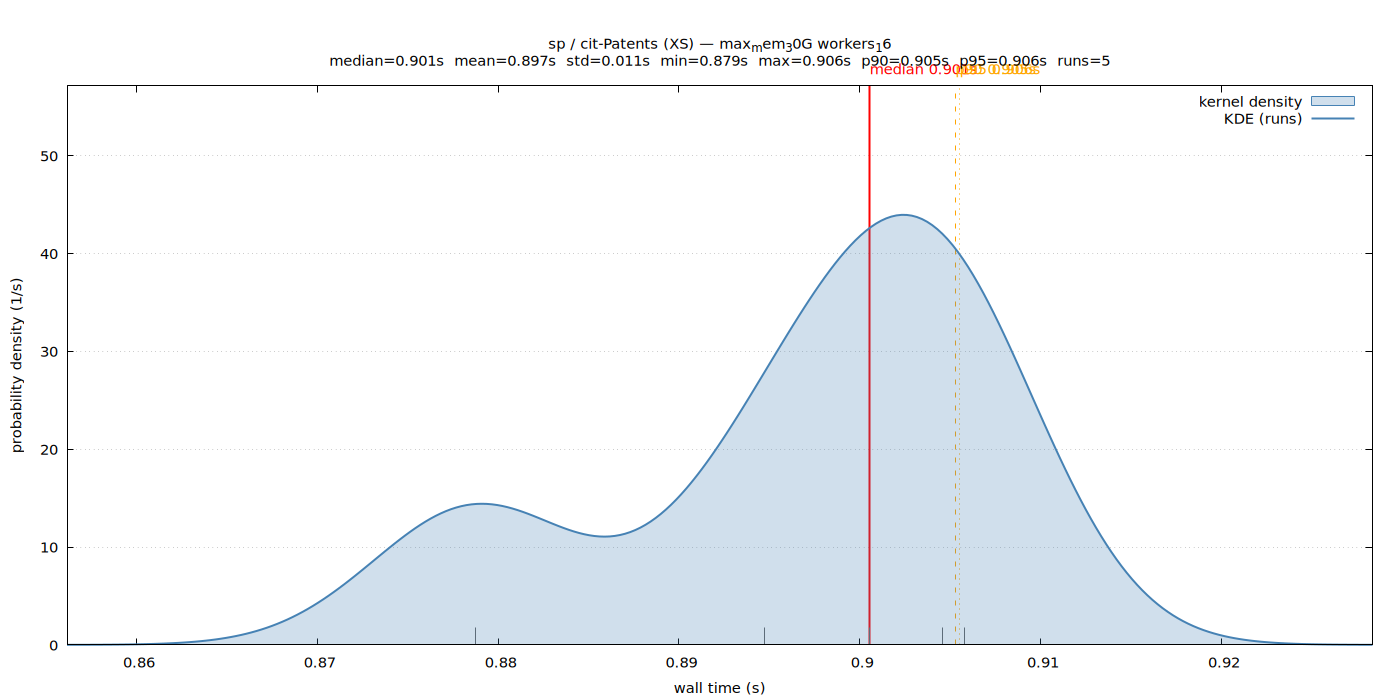

Generate this figure with gnuplot:
set terminal pngcairo size 1400,700 enhanced font 'Sans,11'
set output '/home/ubuntu/nvm/gfrs/sp/XS/cit-Patents/max_mem_30G_workers_16/wall_time.png'
set title "sp / cit-Patents (XS) — max_mem_30G workers_16\nmedian=0.901s  mean=0.897s  std=0.011s  min=0.879s  max=0.906s  p90=0.905s  p95=0.906s  runs=5"
set xlabel 'wall time (s)'
set ylabel 'probability density (1/s)'
set tmargin 5
set yrange [0:57.1338]
set xrange [0.856158:0.928356]
set grid y
set key top right
set arrow from 0.900550,0 to 0.900550,57.1338 nohead lc rgb 'red' lw 2
set label 'median 0.901s' at 0.900550,57.1338 offset char 0,1 tc rgb 'red'
set arrow from 0.905293,0 to 0.905293,57.1338 nohead lc rgb 'orange' lw 1 dt 2
set label 'p90 0.905s' at 0.905293,57.1338 offset char 0,1 tc rgb 'orange'
set arrow from 0.905533,0 to 0.905533,57.1338 nohead lc rgb 'orange' lw 1 dt 3
set label 'p95 0.906s' at 0.905533,57.1338 offset char 0,1 tc rgb 'orange'
set arrow from 0.878740,0 to 0.878740,1.75796 nohead lc rgb '#666666' lw 1
set arrow from 0.905773,0 to 0.905773,1.75796 nohead lc rgb '#666666' lw 1
set arrow from 0.904573,0 to 0.904573,1.75796 nohead lc rgb '#666666' lw 1
set arrow from 0.900550,0 to 0.900550,1.75796 nohead lc rgb '#666666' lw 1
set arrow from 0.894726,0 to 0.894726,1.75796 nohead lc rgb '#666666' lw 1
plot '/home/ubuntu/nvm/gfrs/sp/XS/cit-Patents/max_mem_30G_workers_16/wall_time.dat' using 1:2 with filledcurves y=0 lc rgb '#4682b4' fs transparent solid 0.25 title 'kernel density', \
     '/home/ubuntu/nvm/gfrs/sp/XS/cit-Patents/max_mem_30G_workers_16/wall_time.dat' using 1:2 with lines lw 2 lc rgb '#4682b4' title 'KDE (runs)'
